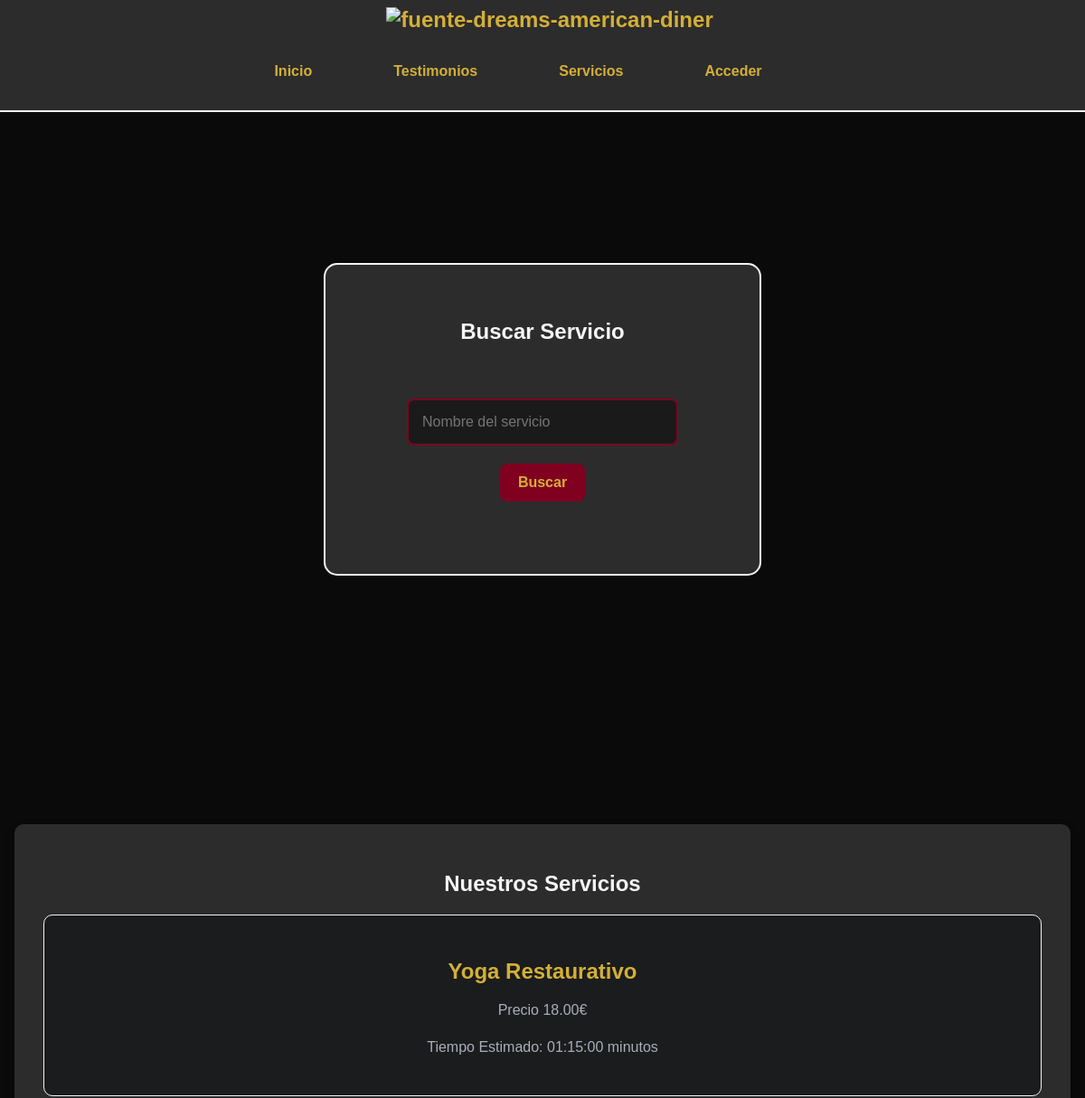
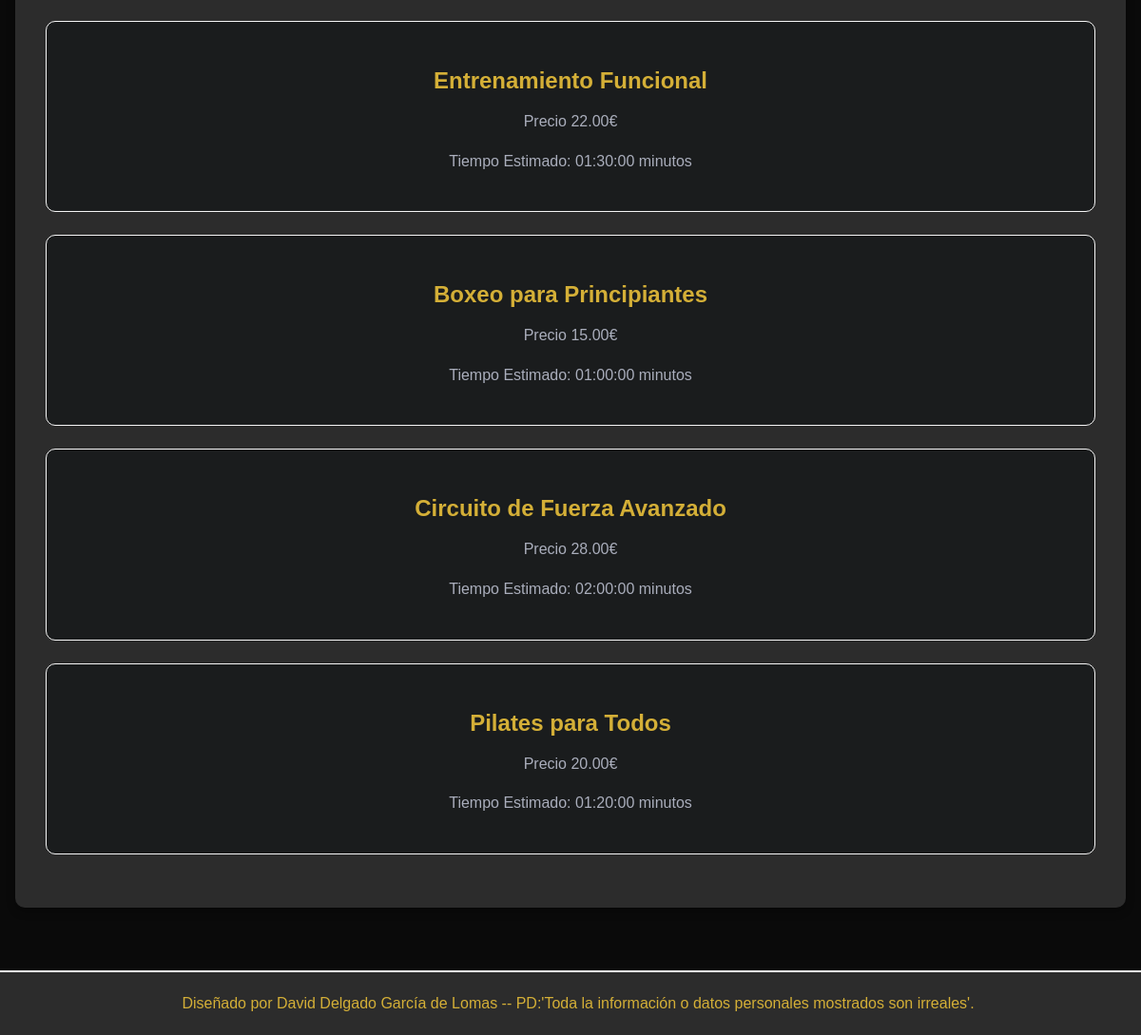
Screenshot of /php/servicios/servicios_formulario.php with the database file from the repository (2 pictures, top to bottom).
### tables this page shows
CREATE TABLE servicio (
    codigo_servicio INT AUTO_INCREMENT PRIMARY KEY,
    descripcion VARCHAR(255) NOT NULL,
    duracion_servicio TIME NOT NULL,
    precio_servicio DECIMAL(10, 2) NOT NULL
);

### php/servicios/servicios.php (the view, shortened to what this page needs)
<?php
function motrarServicios($search = '') {
    global $nombre_db, $nombre_host, $nombre_usuario, $password_db;
    $conexion = conectar($nombre_host, $nombre_usuario, $password_db, $nombre_db);
    $sql_list = "SELECT codigo_servicio, duracion_servicio, descripcion, precio_servicio FROM servicio";
    $stmt = $conexion->prepare($sql_list);
    $stmt->execute();
    $resultado = $stmt->get_result();
    echo "<div class='servicios'>";
    echo "<h2 id='servicios'>
            Nuestros Servicios
         </h2>";
    if ($resultado->num_rows > 0) {
        while ($fila = $resultado->fetch_assoc()) {
            echo "<div class='servicio'>";
            echo "<h3>" . $fila['descripcion'] . "</h3>";
            echo "<p> Precio " . $fila["precio_servicio"] . "€</p>";
            echo "<p> Tiempo Estimado: " . $fila['duracion_servicio'] . " minutos</p>";
            echo "</div>";
        }
    } else {
        echo "<p>No hay servicios disponibles.</p>";
    }
    echo "</div>";
}
?>

### estilos/base.css (style rules this page uses)
:root { --body-bg-color: #1a1c1d; --text-color: #aaaebc; --hr-color: #26292a; --transition-duration: 0.3s; --transition-delay: 0.2s; --red: #e74c3c; }
body { background-color: var(--body-bg-color); color: var(--text-color); font-family: sans-serif; height: 100%; }
h2 { text-align: center; }

### estilos/components.css (style rules this page uses)
.servicio { background-color: #1a1c1d; border: 1px solid #F5F5F5; border-radius: 10px; padding: 1.5rem; transition: transform 0.3s, box-shadow 0.3s; }

### estilos/index/sections.css (style rules this page uses)
.servicios { background-color: #2C2C2C; padding: 2rem; border-radius: 10px; box-shadow: 0 4px 10px rgba(0, 0, 0, 0.3); color: #F5F5F5; text-align: center; margin-top: 275px; margin-bottom: 50px; }
.servicios h2 { text-decoration:none; }
.servicio { background-color: #1a1c1d; border: 1px solid #F5F5F5; border-radius: 10px; padding: 1.5rem; margin-bottom: 1.5rem; transition: transform 0.3s, box-shadow 0.3s; }
.servicio h3 { color: #D4AF37; margin-bottom: 0.5rem; font-size: 1.5rem; text-align: center; }
.servicio p { color: #aaaebc; line-height: 1.6; }

### estilos/index/news.css (style rules this page uses)
div>h2 { text-align: center; font-weight: bold; text-decoration: overline; }

### estilos/form.css (style rules this page uses)
h2 { text-align: center; margin-bottom: 20px; }

### estilos/carrito.css (style rules this page uses)
:root { --transition: all 0.3s linear; --clr-primary-3: hsl(21, 81%, 29%); }

### rows the page displays
servicio: descripcion "Yoga Restaurativo", precio_servicio "18.00", duracion_servicio "01:15:00"
servicio: descripcion "Entrenamiento Funcional", precio_servicio "22.00", duracion_servicio "01:30:00"
servicio: descripcion "Boxeo para Principiantes", precio_servicio "15.00", duracion_servicio "01:00:00"
servicio: descripcion "Circuito de Fuerza Avanzado", precio_servicio "28.00", duracion_servicio "02:00:00"
servicio: descripcion "Pilates para Todos", precio_servicio "20.00", duracion_servicio "01:20:00"
